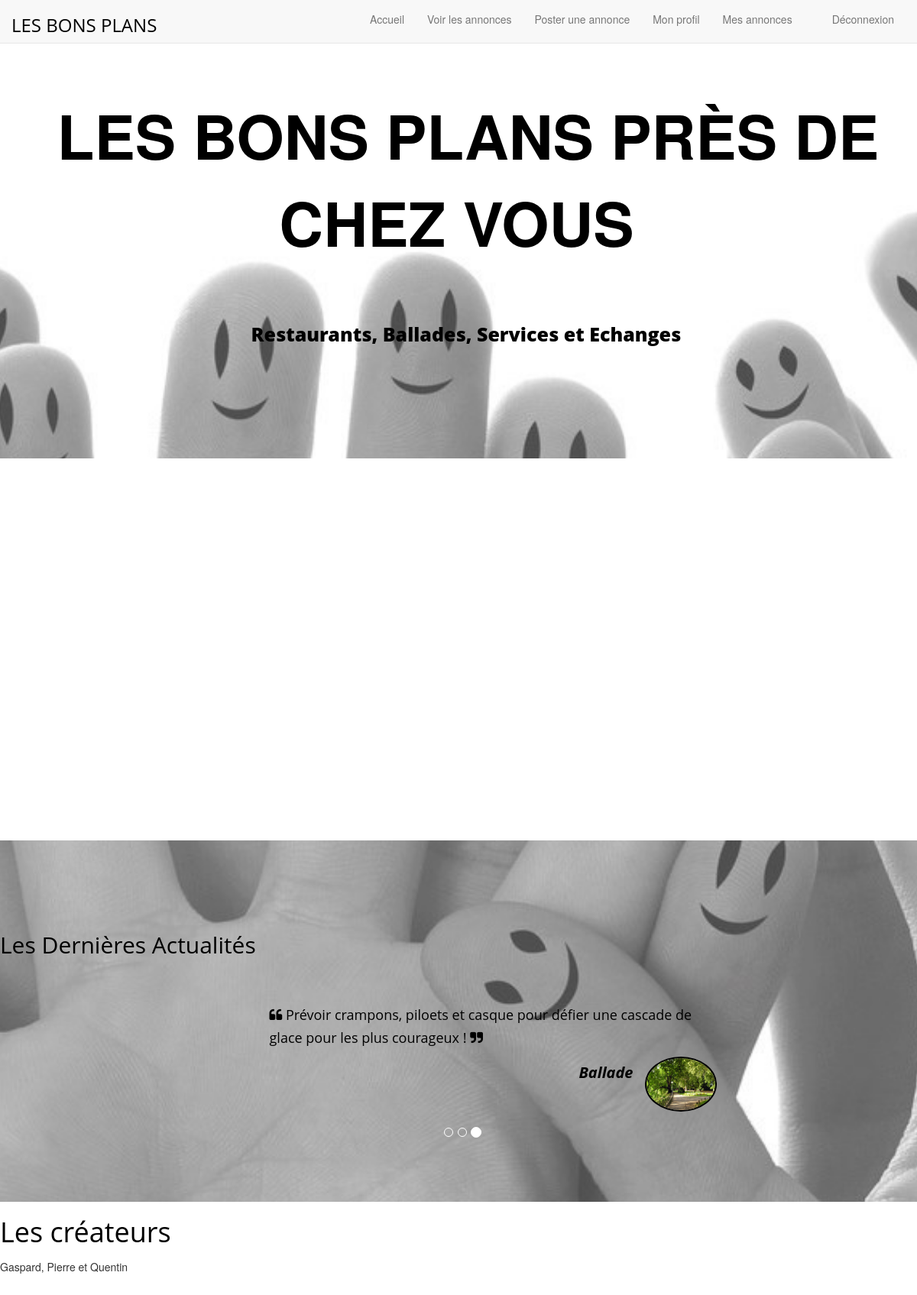
/annonces/home (signed in), run on the app's committed database.
### annonces/models.py (models this page shows, shortened)
class Annonce(models.Model):
    titre = models.CharField(max_length=100)
    categorie = models.ForeignKey('Categorie')
    auteur = models.ForeignKey(User)
    descriptif = models.TextField(null=True)
    date = models.DateTimeField()
    numero = models.IntegerField(default=2)
    rue = models.CharField(max_length=100, default='Allée de la Noiseraie')
    pays = models.CharField(max_length=100, default='France')
    code_postal = models.IntegerField(default=77420)
    region = models.CharField(max_length=100, default='Île-de-France')
    ville = models.CharField(max_length=100, default='Noisy-le-Grand')
    lat = models.FloatField(default=48.8411)
    long = models.FloatField(default=2.5880)
    somme_notes = models.IntegerField(default=0)
    nb_votes = models.IntegerField(default=0)

class Categorie(models.Model):
    nom = models.CharField(max_length=30)
    def __str__(self):
        return self.nom

### annonces/views.py (the view, shortened to what this page needs)
def home(request):
    deja_vote = False
    list_profils=[]
    for profil in UserProfile.objects.all():
        list_profils.append(profil)
    profils_dict = {'profils': list_profils, 'annonces': Annonce.objects.order_by('date').reverse(), 'deja_vote': deja_vote}
    return render(request, 'annonces/home.html', profils_dict)

### annonces/templates/annonces/home.html (shortened to what this page needs)
{% extends "base.html" %}
{% load static %}
{% block content %}
{% if deja_vote %}
Vous avez déjà voté pour cette annonce. Revenir vers l'<a href="{% url 'home' %}" >accueil</a>.
{% else %}
<head>
</head>
<article style="float: left;  margin: 0 1.5%; width: 50%;">
    <div id="map"></div>
</article>
<aside>
</aside>
{% endif %}
{% endblock %}
{% block lastnews %}
<h2>Les Dernières Actualités</h2>
<div class="container">
    <div class="row ">
        <div class="col-md-12">
            <div id="carousel-example" class="carousel slide" data-ride="carousel">
                <ol class="carousel-indicators">
                    <li data-target="#carousel-example" data-slide-to="0" class=""></li>
                    <li data-target="#carousel-example" data-slide-to="1" class=""></li>
                    <li data-target="#carousel-example" data-slide-to="2" class=""></li>
                </ol>
                <div class="carousel-inner">
                    <div class="item next left">
                        <div class="container center">
                            <div class="col-md-6 col-md-offset-3 slide-custom">
                                <h4><i class="fa fa-quote-left"></i> {{annonces.2.descriptif}} <i class="fa fa-quote-right"></i></h4>
                                <div class="user-img pull-right">
                                    <img src="\static\img\{{annonces.2.categorie}}.jpg" alt="" class="img-u image-responsive">
                                </div>
                                <h5 class="pull-right"><strong class="c-set">  {{annonces.2.categorie}}  </strong></h5>
                            </div>
                        </div>
                    </div>
                </div>
            </div>
        </div>
    </div>
</div>
{% endblock %}

### static/css/style.css (style rules this page uses)
aside { float: right; margin: 0 1.5%; width: 30%; }
#map { height: 400px; width: 100%; }
*, *::before, *::after { box-sizing: inherit; }
body { font-size:14px; }
h1, h2, h3, h4, h5, h6 { font-family:'Open Sans', sans-serif; color: black; }
h4 { line-height:30px; }
#carousel-example { margin:20px; }
.slide-custom { min-height:200px; padding:20px; line-height:30px; color: black; }
.user-img { border: 2px solid #000; overflow: hidden; border-radius: 50%; display: inline-block; }
.img-u { max-height: 90px; max-width: 90px; }
.c-set { font-style: italic; font-size: 20px; padding: 15px; }

### data on the page
Annonce: descriptif "Prévoir crampons, piloets et casque pour défier une cascade de glace pour les plus courageux !", categorie.nom (picture), categorie.nom "Ballade"
